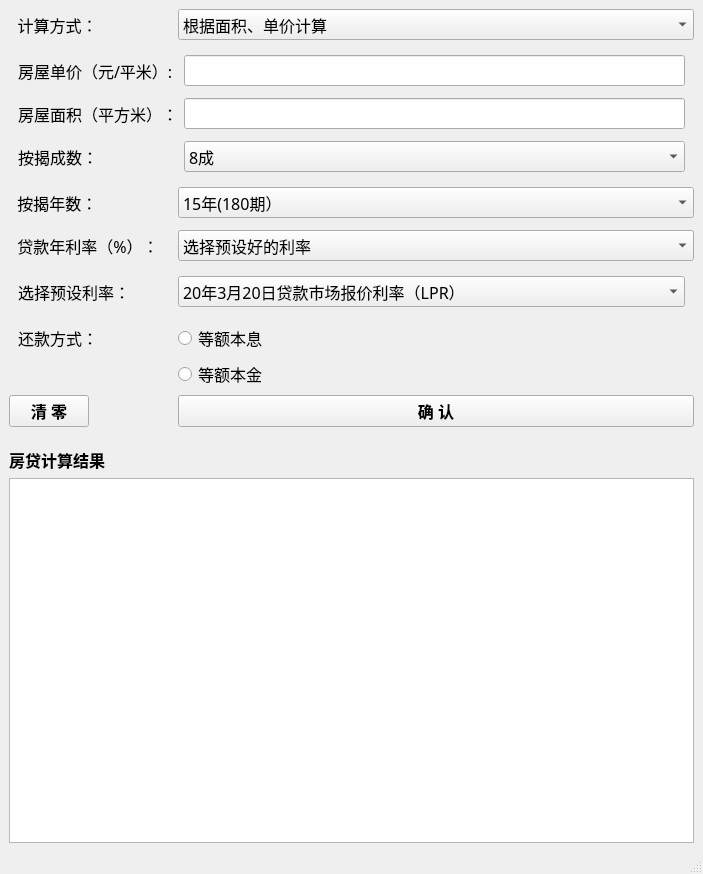
<?xml version="1.0" encoding="UTF-8"?>
<ui version="4.0">
 <class>AccuLoanWindow</class>
 <widget class="QMainWindow" name="AccuLoanWindow">
  <property name="geometry">
   <rect>
    <x>0</x>
    <y>0</y>
    <width>703</width>
    <height>874</height>
   </rect>
  </property>
  <property name="windowTitle">
   <string>MainWindow</string>
  </property>
  <widget class="QWidget" name="centralwidget">
   <layout class="QFormLayout" name="formLayout">
    <item row="0" column="0">
     <widget class="QLabel" name="label">
      <property name="font">
       <font>
        <family>微软雅黑</family>
        <pointsize>12</pointsize>
       </font>
      </property>
      <property name="cursor">
       <cursorShape>PointingHandCursor</cursorShape>
      </property>
      <property name="text">
       <string>  计算方式：                </string>
      </property>
      <property name="textFormat">
       <enum>Qt::PlainText</enum>
      </property>
      <property name="alignment">
       <set>Qt::AlignRight|Qt::AlignTrailing|Qt::AlignVCenter</set>
      </property>
     </widget>
    </item>
    <item row="0" column="1">
     <widget class="QComboBox" name="combobox_cal_type_">
      <property name="font">
       <font>
        <family>微软雅黑</family>
        <pointsize>12</pointsize>
       </font>
      </property>
      <property name="cursor">
       <cursorShape>PointingHandCursor</cursorShape>
      </property>
      <item>
       <property name="text">
        <string>根据面积、单价计算</string>
       </property>
      </item>
      <item>
       <property name="text">
        <string>根据贷款总额计算</string>
       </property>
      </item>
     </widget>
    </item>
    <item row="2" column="0" colspan="2">
     <widget class="QStackedWidget" name="stackedWidget">
      <property name="enabled">
       <bool>true</bool>
      </property>
      <property name="maximumSize">
       <size>
        <width>16777215</width>
        <height>16777215</height>
       </size>
      </property>
      <property name="font">
       <font>
        <family>微软雅黑</family>
        <pointsize>12</pointsize>
       </font>
      </property>
      <property name="styleSheet">
       <string notr="true"/>
      </property>
      <property name="currentIndex">
       <number>0</number>
      </property>
      <widget class="QWidget" name="page_area_based">
       <property name="font">
        <font>
         <family>微软雅黑</family>
         <pointsize>12</pointsize>
        </font>
       </property>
       <layout class="QFormLayout" name="formLayout_2">
        <item row="0" column="0">
         <widget class="QLabel" name="label_4">
          <property name="font">
           <font>
            <family>微软雅黑</family>
            <pointsize>12</pointsize>
           </font>
          </property>
          <property name="text">
           <string>房屋单价（元/平米）:</string>
          </property>
         </widget>
        </item>
        <item row="0" column="1">
         <widget class="QLineEdit" name="line_price_per_meter">
          <property name="font">
           <font>
            <family>微软雅黑</family>
            <pointsize>12</pointsize>
           </font>
          </property>
         </widget>
        </item>
        <item row="2" column="0">
         <widget class="QLabel" name="label_5">
          <property name="font">
           <font>
            <family>微软雅黑</family>
            <pointsize>12</pointsize>
           </font>
          </property>
          <property name="text">
           <string>房屋面积（平方米）：</string>
          </property>
         </widget>
        </item>
        <item row="2" column="1">
         <widget class="QLineEdit" name="line_area">
          <property name="font">
           <font>
            <family>微软雅黑</family>
            <pointsize>12</pointsize>
           </font>
          </property>
         </widget>
        </item>
        <item row="4" column="0">
         <widget class="QLabel" name="label_6">
          <property name="font">
           <font>
            <family>微软雅黑</family>
            <pointsize>12</pointsize>
           </font>
          </property>
          <property name="text">
           <string>按揭成数：</string>
          </property>
         </widget>
        </item>
        <item row="4" column="1">
         <widget class="QComboBox" name="combobox_houseloan_ratio">
          <property name="sizePolicy">
           <sizepolicy hsizetype="Preferred" vsizetype="Preferred">
            <horstretch>0</horstretch>
            <verstretch>0</verstretch>
           </sizepolicy>
          </property>
          <property name="font">
           <font>
            <family>微软雅黑</family>
            <pointsize>12</pointsize>
           </font>
          </property>
          <item>
           <property name="text">
            <string>8成</string>
           </property>
          </item>
          <item>
           <property name="text">
            <string>7.5成</string>
           </property>
          </item>
          <item>
           <property name="text">
            <string>7成</string>
           </property>
          </item>
          <item>
           <property name="text">
            <string>6.5成</string>
           </property>
          </item>
          <item>
           <property name="text">
            <string>6成</string>
           </property>
          </item>
          <item>
           <property name="text">
            <string>5.5成</string>
           </property>
          </item>
          <item>
           <property name="text">
            <string>5成</string>
           </property>
          </item>
          <item>
           <property name="text">
            <string>4.5成</string>
           </property>
          </item>
          <item>
           <property name="text">
            <string>4成</string>
           </property>
          </item>
          <item>
           <property name="text">
            <string>3.5成</string>
           </property>
          </item>
          <item>
           <property name="text">
            <string>3成</string>
           </property>
          </item>
          <item>
           <property name="text">
            <string>2.5成</string>
           </property>
          </item>
          <item>
           <property name="text">
            <string>2成</string>
           </property>
          </item>
         </widget>
        </item>
        <item row="1" column="0">
         <widget class="Line" name="line_2">
          <property name="orientation">
           <enum>Qt::Vertical</enum>
          </property>
         </widget>
        </item>
        <item row="3" column="0">
         <widget class="Line" name="line_3">
          <property name="orientation">
           <enum>Qt::Vertical</enum>
          </property>
         </widget>
        </item>
       </layout>
      </widget>
      <widget class="QWidget" name="page_loan_based">
       <property name="sizePolicy">
        <sizepolicy hsizetype="Expanding" vsizetype="Expanding">
         <horstretch>0</horstretch>
         <verstretch>0</verstretch>
        </sizepolicy>
       </property>
       <layout class="QFormLayout" name="formLayout_3">
        <item row="0" column="0">
         <widget class="QLabel" name="label_2">
          <property name="font">
           <font>
            <family>微软雅黑</family>
            <pointsize>12</pointsize>
           </font>
          </property>
          <property name="text">
           <string>贷款总额（万元）：   </string>
          </property>
         </widget>
        </item>
        <item row="0" column="1">
         <widget class="QLineEdit" name="line_loan_sum">
          <property name="font">
           <font>
            <family>微软雅黑</family>
            <pointsize>12</pointsize>
           </font>
          </property>
         </widget>
        </item>
       </layout>
      </widget>
     </widget>
    </item>
    <item row="4" column="0">
     <widget class="QLabel" name="label_8">
      <property name="sizePolicy">
       <sizepolicy hsizetype="Expanding" vsizetype="Expanding">
        <horstretch>0</horstretch>
        <verstretch>0</verstretch>
       </sizepolicy>
      </property>
      <property name="font">
       <font>
        <family>微软雅黑</family>
        <pointsize>12</pointsize>
       </font>
      </property>
      <property name="text">
       <string>  按揭年数： </string>
      </property>
     </widget>
    </item>
    <item row="4" column="1">
     <widget class="QComboBox" name="combobox_paid_month">
      <property name="font">
       <font>
        <family>微软雅黑</family>
        <pointsize>12</pointsize>
       </font>
      </property>
      <item>
       <property name="text">
        <string>15年(180期）</string>
       </property>
      </item>
      <item>
       <property name="text">
        <string>14年(168期)</string>
       </property>
      </item>
      <item>
       <property name="text">
        <string>13年(152期）</string>
       </property>
      </item>
      <item>
       <property name="text">
        <string>12年(144期）</string>
       </property>
      </item>
      <item>
       <property name="text">
        <string>11年(132期）</string>
       </property>
      </item>
      <item>
       <property name="text">
        <string>10年(120期）</string>
       </property>
      </item>
      <item>
       <property name="text">
        <string>9年  (108期)</string>
       </property>
      </item>
      <item>
       <property name="text">
        <string>8年  (96期)</string>
       </property>
      </item>
      <item>
       <property name="text">
        <string>7年（84期）</string>
       </property>
      </item>
      <item>
       <property name="text">
        <string>6年（72期）</string>
       </property>
      </item>
      <item>
       <property name="text">
        <string>5年（60期）</string>
       </property>
      </item>
      <item>
       <property name="text">
        <string>4年（48期）</string>
       </property>
      </item>
      <item>
       <property name="text">
        <string>3年（36期）</string>
       </property>
      </item>
      <item>
       <property name="text">
        <string>2年（24期）</string>
       </property>
      </item>
      <item>
       <property name="text">
        <string>1年（12期）</string>
       </property>
      </item>
     </widget>
    </item>
    <item row="6" column="0">
     <widget class="Line" name="line_4">
      <property name="orientation">
       <enum>Qt::Vertical</enum>
      </property>
     </widget>
    </item>
    <item row="7" column="0">
     <widget class="QLabel" name="label_10">
      <property name="font">
       <font>
        <family>微软雅黑</family>
        <pointsize>12</pointsize>
       </font>
      </property>
      <property name="text">
       <string>  贷款年利率（%）：   </string>
      </property>
     </widget>
    </item>
    <item row="7" column="1">
     <widget class="QComboBox" name="combobox_input_rate_type">
      <property name="font">
       <font>
        <family>微软雅黑</family>
        <pointsize>12</pointsize>
       </font>
      </property>
      <property name="cursor">
       <cursorShape>PointingHandCursor</cursorShape>
      </property>
      <item>
       <property name="text">
        <string>选择预设好的利率</string>
       </property>
      </item>
      <item>
       <property name="text">
        <string>选择自定义的利率</string>
       </property>
      </item>
     </widget>
    </item>
    <item row="9" column="0" colspan="2">
     <widget class="QStackedWidget" name="stackedWidget_choose_rate">
      <property name="enabled">
       <bool>true</bool>
      </property>
      <property name="maximumSize">
       <size>
        <width>16777215</width>
        <height>16777215</height>
       </size>
      </property>
      <property name="font">
       <font>
        <family>微软雅黑</family>
        <pointsize>12</pointsize>
       </font>
      </property>
      <property name="styleSheet">
       <string notr="true">
</string>
      </property>
      <widget class="QWidget" name="page_defined_based">
       <property name="font">
        <font>
         <family>微软雅黑</family>
         <pointsize>12</pointsize>
        </font>
       </property>
       <layout class="QFormLayout" name="formLayout_4">
        <item row="0" column="0">
         <widget class="QLabel" name="label_11">
          <property name="font">
           <font>
            <family>微软雅黑</family>
            <pointsize>12</pointsize>
           </font>
          </property>
          <property name="text">
           <string>选择预设利率：          </string>
          </property>
         </widget>
        </item>
        <item row="0" column="1">
         <widget class="QComboBox" name="combobox_defined_rate">
          <property name="font">
           <font>
            <family>微软雅黑</family>
            <pointsize>12</pointsize>
           </font>
          </property>
          <property name="cursor">
           <cursorShape>PointingHandCursor</cursorShape>
          </property>
          <item>
           <property name="text">
            <string>20年3月20日贷款市场报价利率（LPR）</string>
           </property>
          </item>
          <item>
           <property name="text">
            <string>19年9月20日贷款市场报价利率（LPR）</string>
           </property>
          </item>
          <item>
           <property name="text">
            <string>15年10月24日利率上限（1.1倍）</string>
           </property>
          </item>
          <item>
           <property name="text">
            <string>15年10月24日利率上限（1.05倍）</string>
           </property>
          </item>
          <item>
           <property name="text">
            <string>15年10月24日利率下限（85折）</string>
           </property>
          </item>
          <item>
           <property name="text">
            <string>15年10月24日利率下限（7折）</string>
           </property>
          </item>
          <item>
           <property name="text">
            <string>15年10月24日基准利率</string>
           </property>
          </item>
         </widget>
        </item>
       </layout>
      </widget>
      <widget class="QWidget" name="page_input_based">
       <property name="sizePolicy">
        <sizepolicy hsizetype="Expanding" vsizetype="Expanding">
         <horstretch>0</horstretch>
         <verstretch>0</verstretch>
        </sizepolicy>
       </property>
       <layout class="QFormLayout" name="formLayout_5">
        <item row="0" column="1">
         <widget class="QDoubleSpinBox" name="spinbox_loan_rate">
          <property name="font">
           <font>
            <family>微软雅黑</family>
            <pointsize>12</pointsize>
           </font>
          </property>
         </widget>
        </item>
        <item row="0" column="0">
         <widget class="QLabel" name="label_9">
          <property name="font">
           <font>
            <family>微软雅黑</family>
            <pointsize>12</pointsize>
           </font>
          </property>
          <property name="text">
           <string>输入年利率（%）：    </string>
          </property>
         </widget>
        </item>
       </layout>
      </widget>
     </widget>
    </item>
    <item row="11" column="0">
     <widget class="QLabel" name="label_3">
      <property name="font">
       <font>
        <family>微软雅黑</family>
        <pointsize>12</pointsize>
       </font>
      </property>
      <property name="text">
       <string>  还款方式：</string>
      </property>
      <property name="alignment">
       <set>Qt::AlignRight|Qt::AlignTrailing|Qt::AlignVCenter</set>
      </property>
     </widget>
    </item>
    <item row="11" column="1">
     <widget class="QRadioButton" name="radioButton_1">
      <property name="font">
       <font>
        <family>微软雅黑</family>
        <pointsize>12</pointsize>
       </font>
      </property>
      <property name="text">
       <string>等额本息</string>
      </property>
     </widget>
    </item>
    <item row="13" column="1">
     <widget class="QRadioButton" name="radioButton_2">
      <property name="font">
       <font>
        <family>微软雅黑</family>
        <pointsize>12</pointsize>
       </font>
      </property>
      <property name="text">
       <string>等额本金</string>
      </property>
     </widget>
    </item>
    <item row="15" column="0">
     <widget class="QPushButton" name="pushButton_clear">
      <property name="font">
       <font>
        <family>微软雅黑</family>
        <pointsize>12</pointsize>
        <weight>75</weight>
        <bold>true</bold>
       </font>
      </property>
      <property name="styleSheet">
       <string notr="true"/>
      </property>
      <property name="text">
       <string>清 零</string>
      </property>
     </widget>
    </item>
    <item row="15" column="1">
     <widget class="QPushButton" name="pushButton_confirm">
      <property name="sizePolicy">
       <sizepolicy hsizetype="Minimum" vsizetype="Fixed">
        <horstretch>0</horstretch>
        <verstretch>0</verstretch>
       </sizepolicy>
      </property>
      <property name="font">
       <font>
        <family>微软雅黑</family>
        <pointsize>12</pointsize>
        <weight>75</weight>
        <bold>true</bold>
       </font>
      </property>
      <property name="styleSheet">
       <string notr="true"/>
      </property>
      <property name="text">
       <string>确 认</string>
      </property>
     </widget>
    </item>
    <item row="17" column="0">
     <widget class="Line" name="line">
      <property name="orientation">
       <enum>Qt::Horizontal</enum>
      </property>
     </widget>
    </item>
    <item row="18" column="0">
     <widget class="Line" name="line_5">
      <property name="orientation">
       <enum>Qt::Vertical</enum>
      </property>
     </widget>
    </item>
    <item row="19" column="0">
     <widget class="QLabel" name="label_7">
      <property name="font">
       <font>
        <family>微软雅黑</family>
        <pointsize>12</pointsize>
        <weight>75</weight>
        <bold>true</bold>
       </font>
      </property>
      <property name="text">
       <string>房贷计算结果</string>
      </property>
     </widget>
    </item>
    <item row="20" column="0" colspan="2">
     <widget class="QTextBrowser" name="result_browser">
      <property name="enabled">
       <bool>true</bool>
      </property>
      <property name="sizePolicy">
       <sizepolicy hsizetype="Expanding" vsizetype="Expanding">
        <horstretch>0</horstretch>
        <verstretch>1</verstretch>
       </sizepolicy>
      </property>
      <property name="font">
       <font>
        <family>微软雅黑</family>
        <pointsize>10</pointsize>
       </font>
      </property>
      <property name="html">
       <string>&lt;!DOCTYPE HTML PUBLIC &quot;-//W3C//DTD HTML 4.0//EN&quot; &quot;http://www.w3.org/TR/REC-html40/strict.dtd&quot;&gt;
&lt;html&gt;&lt;head&gt;&lt;meta name=&quot;qrichtext&quot; content=&quot;1&quot; /&gt;&lt;style type=&quot;text/css&quot;&gt;
p, li { white-space: pre-wrap; }
&lt;/style&gt;&lt;/head&gt;&lt;body style=&quot; font-family:'微软雅黑'; font-size:10pt; font-weight:400; font-style:normal;&quot;&gt;
&lt;p style=&quot; margin-top:0px; margin-bottom:0px; margin-left:0px; margin-right:0px; -qt-block-indent:0; text-indent:0px;&quot;&gt; &lt;/p&gt;&lt;/body&gt;&lt;/html&gt;</string>
      </property>
     </widget>
    </item>
   </layout>
  </widget>
  <widget class="QMenuBar" name="menubar">
   <property name="geometry">
    <rect>
     <x>0</x>
     <y>0</y>
     <width>703</width>
     <height>28</height>
    </rect>
   </property>
  </widget>
  <widget class="QStatusBar" name="statusbar"/>
 </widget>
 <resources/>
 <connections>
  <connection>
   <sender>combobox_cal_type_</sender>
   <signal>currentIndexChanged(int)</signal>
   <receiver>stackedWidget</receiver>
   <slot>setCurrentIndex(int)</slot>
   <hints>
    <hint type="sourcelabel">
     <x>311</x>
     <y>59</y>
    </hint>
    <hint type="destinationlabel">
     <x>19</x>
     <y>131</y>
    </hint>
   </hints>
  </connection>
  <connection>
   <sender>combobox_input_rate_type</sender>
   <signal>currentIndexChanged(int)</signal>
   <receiver>stackedWidget_choose_rate</receiver>
   <slot>setCurrentIndex(int)</slot>
   <hints>
    <hint type="sourcelabel">
     <x>323</x>
     <y>311</y>
    </hint>
    <hint type="destinationlabel">
     <x>92</x>
     <y>345</y>
    </hint>
   </hints>
  </connection>
 </connections>
</ui>
